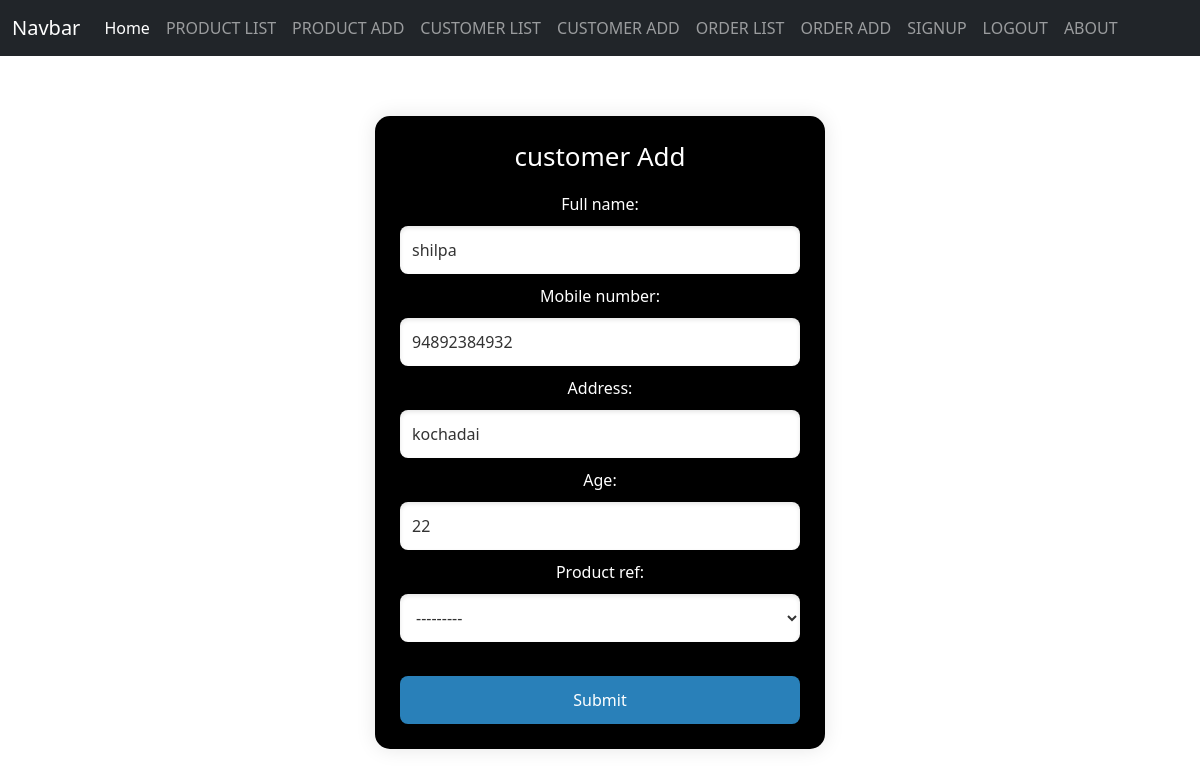
/customer/customerupdate/3/, run on the app's committed database.
### customer/models.py (models this page shows, shortened)
class customer(models.Model):
    full_name=models.CharField(max_length=200,null=True)
    mobile_number=models.CharField(max_length=20,null=True)
    address=models.CharField(max_length=200,null=True)
    age=models.IntegerField(default=0)
    product_ref = models.ForeignKey(Product,on_delete=models.SET_NULL,null=True)

### customer/views.py (the view)
# urls.py: path('customerupdate/<int:id>/',customerupdate,name="cust_update"),
def customerupdate(request,id):
     selected_data = customer.objects.get(id=id)
     data = {"custForm":customerForm(instance=selected_data)}
     if request.method == "POST":
         new_data=customerForm(request.POST,instance=selected_data)
         if new_data.is_valid():
             new_data.save()
             return redirect('/customer/customerlist/')
     return render(request,'customeradd.html',data)

### customer/forms.py
class customerForm(forms.ModelForm):
    class Meta:
        model = customer
        fields = '__all__'

### product/models.py (called while the page is built)
    def __str__(self):
        return self.brand_name + " " + self.model_name

### Frontend/templates/customeradd.html (shortened to what this page needs)
{% extends 'base.html' %}
{% block content %}
<form method="POST">
    <h1>customer Add</h1>
    {{ custForm }}
    <br>
    <button type="submit">Submit</button>
</form>
{% endblock %}

### Frontend/templates/customeradd.html (style rules this page uses)
form { max-width: 450px; margin: 60px auto; padding: 25px; background: linear-gradient(135deg, black, black); border-radius: 15px; box-shadow: 0 0 20px rgba(0, 0, 0, 0.1); color: #fff; text-align: center; }
h1 { color: white; font-size: 26px; margin-bottom: 20px; text-shadow: 0 2px 4px rgba(0, 0, 0, 0.2); }
button { width: 100%; padding: 12px; background-color:#2980b9; color: white; border: none; border-radius: 8px; font-size: 16px; cursor: pointer; transition: background-color 0.3s ease; }
form input, form select, form textarea { width: 100%; padding: 12px; margin: 10px 0; background-color: #fff; border: none; border-radius: 8px; color: #333; font-size: 16px; box-sizing: border-box; box-shadow: inset 0 2px 4px rgba(0, 0, 0, 0.1); }

### data on the page
customer: full_name "shilpa", mobile_number "94892384932", address "kochadai", age "22", product_ref "---------"
